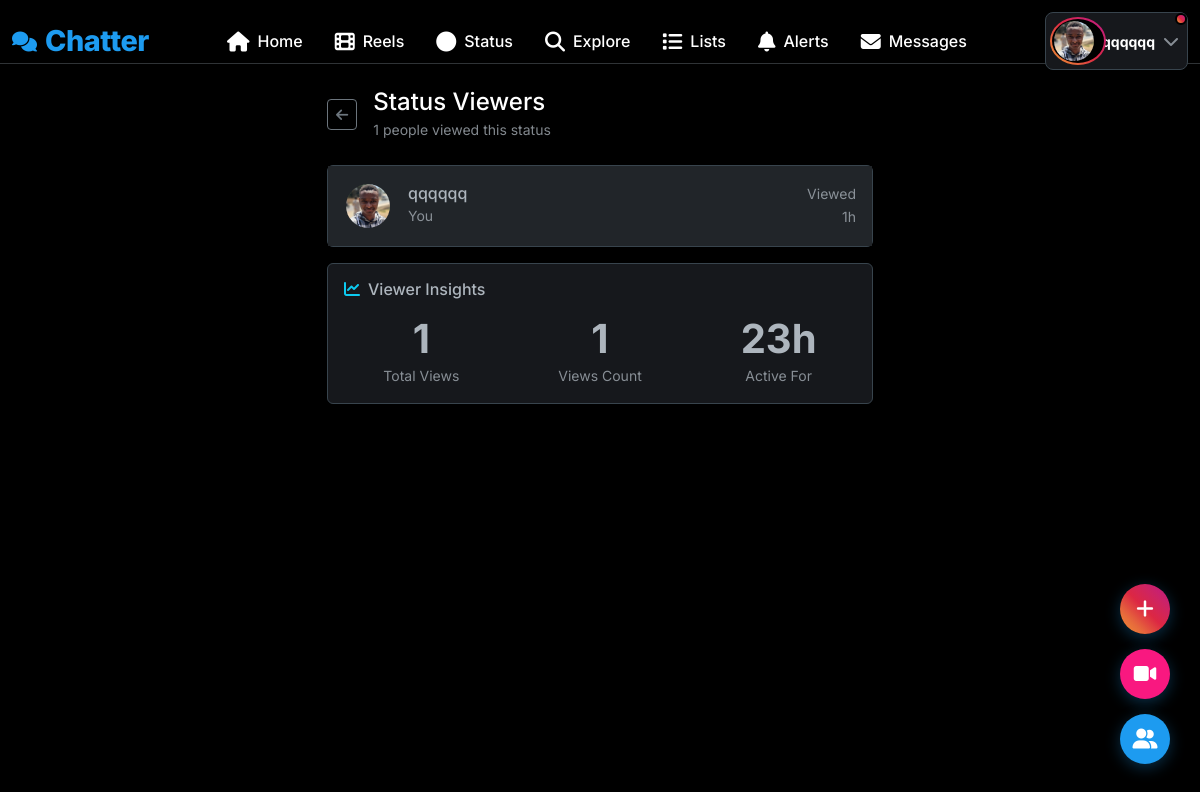
The app's page /status/1/viewers (signed in) with its own data.
### app.py (models this page shows, shortened)
class User(UserMixin, db.Model):
    id = db.Column(db.Integer, primary_key=True)
    username = db.Column(db.String(80), unique=True, nullable=False, index=True)
    email = db.Column(db.String(120), unique=True, nullable=False, index=True)
    password_hash = db.Column(db.String(200), nullable=False)
    bio = db.Column(db.String(500))
    location = db.Column(db.String(100))
    website = db.Column(db.String(200))
    profile_picture = db.Column(db.String(200), default='default.jpg')
    cover_picture = db.Column(db.String(200), default='default_cover.jpg')
    is_admin = db.Column(db.Boolean, default=False)
    created_at = db.Column(db.DateTime, default=datetime.utcnow)
    is_online = db.Column(db.Boolean, default=False)
    last_seen = db.Column(db.DateTime, default=datetime.utcnow)
    is_verified = db.Column(db.Boolean, default=False)
    posts = db.relationship('Post', backref='author', lazy='dynamic', cascade='all, delete-orphan')
    likes = db.relationship('Like', backref='user', lazy='dynamic', cascade='all, delete-orphan')
    comments = db.relationship('Comment', backref='author', lazy='dynamic', cascade='all, delete-orphan')
    notifications = db.relationship('Notification', backref='user', lazy='dynamic', cascade='all, delete-orphan')
    sent_messages = db.relationship('Message', foreign_keys='Message.sender_id', backref='sender', lazy='dynamic')
    received_messages = db.relationship('Message', foreign_keys='Message.receiver_id', backref='receiver', lazy='dynamic')
    bookmarks = db.relationship('Bookmark', backref='user', lazy='dynamic', cascade='all, delete-orphan')
    reports_made = db.relationship('Report', foreign_keys='Report.reporter_id', backref='reporter', lazy='dynamic')
    reports_received = db.relationship('Report', foreign_keys='Report.reported_id', backref='reported', lazy='dynamic')
    pinned_posts = db.relationship('PinnedPost', backref='user', lazy='dynamic', cascade='all, delete-orphan')
    created_lists = db.relationship('UserList', backref='creator', lazy='dynamic', cascade='all, delete-orphan')
    list_subscriptions = db.relationship('ListSubscriber', backref='subscriber', lazy='dynamic', cascade='all, delete-orphan')
    list_memberships = db.relationship('ListMember', backref='member', lazy='dynamic', cascade='all, delete-orphan')
    reels = db.relationship('Reel', backref='user', lazy='dynamic', cascade='all, delete-orphan')
    reel_likes = db.relationship('ReelLike', backref='liker', lazy='dynamic', cascade='all, delete-orphan')
    reel_comments = db.relationship('ReelComment', backref='author', lazy='dynamic', cascade='all, delete-orphan')
    reel_views = db.relationship('ReelView', backref='viewer', lazy='dynamic', cascade='all, delete-orphan')
    statuses = db.relationship('Status', backref='user', lazy='dynamic', cascade='all, delete-orphan')
    status_views = db.relationship('StatusView', backref='viewer', lazy='dynamic', cascade='all, delete-orphan')
    followed = db.relationship(
        'User', secondary=followers,
        primaryjoin=(followers.c.follower_id == id),
        secondaryjoin=(followers.c.followed_id == id),
        backref=db.backref('followers', lazy='dynamic'), lazy='dynamic')
    blocked = db.relationship(
        'User', secondary=blocked_users,
        primaryjoin=(blocked_users.c.blocker_id == id),
        secondaryjoin=(blocked_users.c.blocked_id == id),
        backref=db.backref('blocked_by', lazy='dynamic'), lazy='dynamic')
    def get_unread_message_count(self):
        return Message.query.filter_by(receiver_id=self.id, is_read=False).count()
    def get_unread_notification_count(self):
        return Notification.query.filter_by(user_id=self.id, is_read=False).count()

class StatusView(db.Model):
    id = db.Column(db.Integer, primary_key=True)
    user_id = db.Column(db.Integer, db.ForeignKey('user.id'), nullable=False)
    status_id = db.Column(db.Integer, db.ForeignKey('status.id'), nullable=False)
    viewed_at = db.Column(db.DateTime, default=datetime.utcnow)
    __table_args__ = (db.UniqueConstraint('user_id', 'status_id', name='unique_status_view'),)

class Status(db.Model):
    id = db.Column(db.Integer, primary_key=True)
    user_id = db.Column(db.Integer, db.ForeignKey('user.id'), nullable=False)
    media_type = db.Column(db.String(10), nullable=False)
    media_url = db.Column(db.String(500))
    text = db.Column(db.Text)
    background_color = db.Column(db.String(20))
    text_color = db.Column(db.String(20))
    font_size = db.Column(db.Integer, default=24)
    expires_at = db.Column(db.DateTime, nullable=False)
    created_at = db.Column(db.DateTime, default=datetime.utcnow)
    views_count = db.Column(db.Integer, default=0)
    views = db.relationship('StatusView', backref='status', lazy='dynamic', cascade='all, delete-orphan')

### app.py (the view)
@app.route('/status/<int:status_id>/viewers')
@login_required
def status_viewers(status_id):
    status = Status.query.get_or_404(status_id)
    if status.user_id != current_user.id:
        flash('You can only see viewers of your own status.', 'danger')
        return redirect(url_for('feed'))
    viewers = User.query.join(StatusView).filter(
        StatusView.status_id == status_id
    ).order_by(StatusView.viewed_at.desc()).all()
    return render_template('status/viewers.html', status=status, viewers=viewers)

### templates/status/viewers.html (shortened to what this page needs)
{% extends "base.html" %}
{% block content %}
<div class="container py-4">
    <div class="row justify-content-center">
        <div class="col-md-8 col-lg-6">
            <div class="d-flex align-items-center mb-4">
                <a href="javascript:history.back()" class="btn btn-sm btn-outline-secondary me-3">
                    <i class="fas fa-arrow-left"></i>
                </a>
                <div>
                    <h4 class="mb-0">Status Viewers</h4>
                    <small class="text-muted">{{ viewers|length }} people viewed this status</small>
                </div>
            </div>
            <div class="card glass-effect">
                <div class="card-body p-0">
                    {% if viewers and viewers|length > 0 %}
                    <div class="list-group list-group-flush">
                        {% for viewer in viewers %}
                        <div class="list-group-item d-flex align-items-center p-3">
                            <div class="position-relative me-3">
                                <img src="{{ get_user_avatar_url(viewer) }}"
                                     class="avatar"
                                     onerror="this.src='https://ui-avatars.com/api/?name={{ viewer.username }}&background=1d9bf0&color=fff'">
                            </div>
                            <div class="flex-grow-1">
                                <div class="d-flex justify-content-between align-items-center">
                                    <div>
                                        <h6 class="mb-0">{{ viewer.username }}</h6>
                                        <small class="text-muted">
                                            {% if viewer == current_user %}
                                            You
                                            {% else %}
                                            {{ viewer.followers.count() }} followers
                                            {% endif %}
                                        </small>
                                    </div>
                                    <div class="text-end">
                                        <small class="text-muted d-block">Viewed</small>
                                        <small class="text-muted">
                                            {% if viewer.status_views.first() %}
                                            {{ viewer.status_views.first().viewed_at|time_ago }}
                                            {% endif %}
                                        </small>
                                    </div>
                                </div>
                            </div>
                        </div>
                        {% endfor %}
                    </div>
                    {% endif %}
                </div>
            </div>
            <div class="card glass-effect mt-3">
                <div class="card-body">
                    <h6 class="mb-3"><i class="fas fa-chart-line me-2 text-info"></i>Viewer Insights</h6>
                    <div class="row text-center">
                        <div class="col-4">
                            <div class="display-6 fw-bold">{{ viewers|length }}</div>
                            <small class="text-muted">Total Views</small>
                        </div>
                        <div class="col-4">
                            <div class="display-6 fw-bold">{{ status.views_count }}</div>
                            <small class="text-muted">Views Count</small>
                        </div>
                        <div class="col-4">
                            <div class="display-6 fw-bold">
                                {% if status.created_at %}
                                {{ (datetime.utcnow() - status.created_at).seconds // 3600 }}h
                                {% else %}
                                0h
                                {% endif %}
                            </div>
                            <small class="text-muted">Active For</small>
                        </div>
                    </div>
                </div>
            </div>
        </div>
    </div>
</div>
{% endblock %}

### templates/base.html (shortened to what this page needs)
<!DOCTYPE html>
<html lang="en" data-bs-theme="dark">
<head>
    <link href="https://cdn.jsdelivr.net/npm/bootstrap@5.3.0/dist/css/bootstrap.min.css" rel="stylesheet">
    <link href="https://cdnjs.cloudflare.com/ajax/libs/font-awesome/6.4.0/css/all.min.css" rel="stylesheet">
</head>
<body>
    <nav class="top-nav">
        <div class="container-fluid">
            <div class="row align-items-center">
                <div class="col">
                    <div class="d-flex align-items-center justify-content-between">
                        <a href="{{ url_for('feed') if current_user.is_authenticated else url_for('login') }}" class="text-decoration-none">
                            <div class="d-flex align-items-center">
                                <i class="fas fa-comments fa-lg me-2" style="color: var(--primary-color);"></i>
                                <span class="logo">Chatter</span>
                            </div>
                        </a>
                        {% if current_user.is_authenticated %}
                        <div class="d-none d-md-flex align-items-center">
                            <a class="nav-link {% if request.endpoint == 'feed' %}active{% endif %}" href="{{ url_for('feed') }}">
                                <i class="fas fa-home fa-lg me-2"></i>
                                <span>Home</span>
                            </a>
                            <a class="nav-link {% if request.endpoint == 'reels_feed' %}active{% endif %}" href="{{ url_for('reels_feed') }}">
                                <i class="fas fa-film fa-lg me-2"></i>
                                <span>Reels</span>
                            </a>
                            <a class="nav-link {% if request.endpoint == 'status_feed' %}active{% endif %}" href="{{ url_for('status_feed') }}">
                                <i class="fas fa-circle fa-lg me-2"></i>
                                <span>Status</span>
                            </a>
                            <a class="nav-link {% if request.endpoint == 'search' %}active{% endif %}" href="{{ url_for('search') }}">
                                <i class="fas fa-search fa-lg me-2"></i>
                                <span>Explore</span>
                            </a>
                            <a class="nav-link {% if request.endpoint == 'lists' %}active{% endif %}" href="{{ url_for('lists') }}">
                                <i class="fas fa-list fa-lg me-2"></i>
                                <span>Lists</span>
                            </a>
                            <a class="nav-link {% if request.endpoint == 'notifications' %}active{% endif %}" href="{{ url_for('notifications') }}">
                                <i class="fas fa-bell fa-lg me-2"></i>
                                <span>Alerts</span>
                            </a>
                            <a class="nav-link {% if request.endpoint == 'messages' %}active{% endif %}" href="{{ url_for('messages') }}">
                                <i class="fas fa-envelope fa-lg me-2"></i>
                                <span>Messages</span>
                            </a>
                        </div>
                        {% endif %}
                        {% if current_user.is_authenticated %}
                        <div class="dropdown">
                            <button class="btn d-flex align-items-center text-decoration-none p-2 rounded-3 {% if current_user and has_active_status(current_user.id) %}has-status-indicator{% endif %}"
                                    style="background: var(--card-color); border: 1px solid var(--border-light); color: var(--text-primary);"
                                    type="button" data-bs-toggle="dropdown">
                                <div class="profile-with-status">
                                    <img src="{{ get_user_avatar_url(current_user) }}"
                                         class="profile-img-with-ring avatar-sm me-2">
                                </div>
                                <span class="fw-bold small">{{ current_user.username }}</span>
                                <i class="fas fa-chevron-down text-muted ms-2"></i>
                            </button>
                        </div>
                        {% else %}
                        <div class="d-flex gap-2">
                            <a href="{{ url_for('login') }}" class="btn btn-outline-primary btn-sm">Login</a>
                            <a href="{{ url_for('signup') }}" class="btn btn-primary btn-sm">Sign Up</a>
                        </div>
                        {% endif %}
                    </div>
                </div>
            </div>
        </div>
    </nav>
    <div class="main-content">
        <div class="container-fluid">
            {% block content %}{% endblock %}
        </div>
    </div>
    {% if current_user.is_authenticated %}
    <div class="bottom-right-widget">
        <button class="widget-btn create-status" onclick="createStatus()" title="Create Status">
            <i class="fas fa-plus"></i>
        </button>
        <button class="widget-btn create-reel" onclick="uploadReel()" title="Upload Reel">
            <i class="fas fa-video"></i>
        </button>
        <button class="widget-btn" onclick="toggleFollowersStatus()" title="Friends' Status">
            <i class="fas fa-user-friends"></i>
        </button>
    </div>
    {% endif %}
    <div id="toast-container" class="toast-container position-fixed top-0 end-0 p-3"></div>
</body>
</html>

### records on screen
User: profile_picture (picture), username "qqqqqq", shows "You", status_views.first "1h"
Status: views_count "1"

### other values on screen
{{ viewers|length }} "1"
